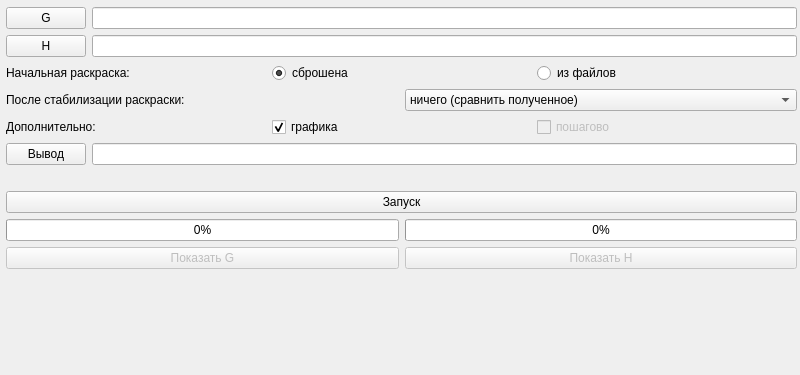
<?xml version="1.0" encoding="UTF-8"?>
<ui version="4.0">
 <class>Quitemorph</class>
 <widget class="QWidget" name="Quitemorph">
  <property name="geometry">
   <rect>
    <x>0</x>
    <y>0</y>
    <width>800</width>
    <height>375</height>
   </rect>
  </property>
  <property name="sizePolicy">
   <sizepolicy hsizetype="Fixed" vsizetype="Fixed">
    <horstretch>0</horstretch>
    <verstretch>0</verstretch>
   </sizepolicy>
  </property>
  <property name="windowTitle">
   <string>Quitemorph</string>
  </property>
  <widget class="QWidget" name="formLayoutWidget">
   <property name="geometry">
    <rect>
     <x>6</x>
     <y>7</y>
     <width>791</width>
     <height>371</height>
    </rect>
   </property>
   <layout class="QFormLayout" name="formLayout">
    <property name="sizeConstraint">
     <enum>QLayout::SetDefaultConstraint</enum>
    </property>
    <property name="fieldGrowthPolicy">
     <enum>QFormLayout::ExpandingFieldsGrow</enum>
    </property>
    <item row="0" column="0">
     <widget class="QPushButton" name="g_button">
      <property name="text">
       <string>G</string>
      </property>
     </widget>
    </item>
    <item row="0" column="1">
     <widget class="QLineEdit" name="g_path"/>
    </item>
    <item row="1" column="0">
     <widget class="QPushButton" name="h_button">
      <property name="text">
       <string>H</string>
      </property>
     </widget>
    </item>
    <item row="1" column="1">
     <widget class="QLineEdit" name="h_path"/>
    </item>
    <item row="2" column="0" colspan="2">
     <layout class="QHBoxLayout" name="init_layout">
      <item>
       <widget class="QLabel" name="label">
        <property name="text">
         <string>Начальная раскраска:</string>
        </property>
       </widget>
      </item>
      <item>
       <widget class="QRadioButton" name="color_from_scratch">
        <property name="text">
         <string>сброшена</string>
        </property>
        <property name="checked">
         <bool>true</bool>
        </property>
       </widget>
      </item>
      <item>
       <widget class="QRadioButton" name="radioButton_2">
        <property name="text">
         <string>из файлов</string>
        </property>
       </widget>
      </item>
     </layout>
    </item>
    <item row="3" column="0" colspan="2">
     <layout class="QHBoxLayout" name="after_stable_layout">
      <item>
       <widget class="QLabel" name="label_3">
        <property name="text">
         <string>После стабилизации раскраски:</string>
        </property>
       </widget>
      </item>
      <item>
       <widget class="QComboBox" name="after_stable_mode">
        <property name="editable">
         <bool>false</bool>
        </property>
        <property name="currentText">
         <string>ничего (сравнить полученное)</string>
        </property>
        <property name="currentIndex">
         <number>0</number>
        </property>
        <property name="placeholderText">
         <string>Выбор режима</string>
        </property>
        <item>
         <property name="text">
          <string>ничего (сравнить полученное)</string>
         </property>
        </item>
        <item>
         <property name="text">
          <string>подобрать перестановку перебором</string>
         </property>
        </item>
        <item>
         <property name="text">
          <string>дестабилизировать и продолжать</string>
         </property>
        </item>
       </widget>
      </item>
     </layout>
    </item>
    <item row="4" column="0" colspan="2">
     <layout class="QHBoxLayout" name="options_layout">
      <item>
       <widget class="QLabel" name="label_2">
        <property name="text">
         <string>Дополнительно:</string>
        </property>
       </widget>
      </item>
      <item>
       <widget class="QCheckBox" name="graphics">
        <property name="text">
         <string>графика</string>
        </property>
        <property name="checked">
         <bool>true</bool>
        </property>
        <property name="tristate">
         <bool>false</bool>
        </property>
       </widget>
      </item>
      <item>
       <widget class="QCheckBox" name="by_steps">
        <property name="enabled">
         <bool>false</bool>
        </property>
        <property name="text">
         <string>пошагово</string>
        </property>
       </widget>
      </item>
     </layout>
    </item>
    <item row="5" column="0">
     <widget class="QPushButton" name="output_button">
      <property name="text">
       <string>Вывод</string>
      </property>
     </widget>
    </item>
    <item row="5" column="1">
     <widget class="QLineEdit" name="output_path"/>
    </item>
    <item row="7" column="0" colspan="2">
     <widget class="QPushButton" name="start_button">
      <property name="text">
       <string>Запуск</string>
      </property>
     </widget>
    </item>
    <item row="8" column="0" colspan="2">
     <layout class="QVBoxLayout" name="resultBlock">
      <item>
       <layout class="QHBoxLayout" name="progressPanel">
        <item>
         <widget class="QProgressBar" name="progress_g">
          <property name="maximum">
           <number>1</number>
          </property>
          <property name="value">
           <number>0</number>
          </property>
         </widget>
        </item>
        <item>
         <widget class="QProgressBar" name="progress_h">
          <property name="maximum">
           <number>1</number>
          </property>
          <property name="value">
           <number>0</number>
          </property>
         </widget>
        </item>
       </layout>
      </item>
      <item>
       <layout class="QHBoxLayout" name="showPanel">
        <item>
         <widget class="QPushButton" name="show_g">
          <property name="enabled">
           <bool>false</bool>
          </property>
          <property name="text">
           <string>Показать G</string>
          </property>
         </widget>
        </item>
        <item>
         <widget class="QPushButton" name="show_h">
          <property name="enabled">
           <bool>false</bool>
          </property>
          <property name="text">
           <string>Показать H</string>
          </property>
         </widget>
        </item>
       </layout>
      </item>
     </layout>
    </item>
    <item row="6" column="0" colspan="2">
     <widget class="QLabel" name="result_label">
      <property name="text">
       <string/>
      </property>
      <property name="alignment">
       <set>Qt::AlignCenter</set>
      </property>
     </widget>
    </item>
   </layout>
  </widget>
 </widget>
 <resources/>
 <connections/>
</ui>
